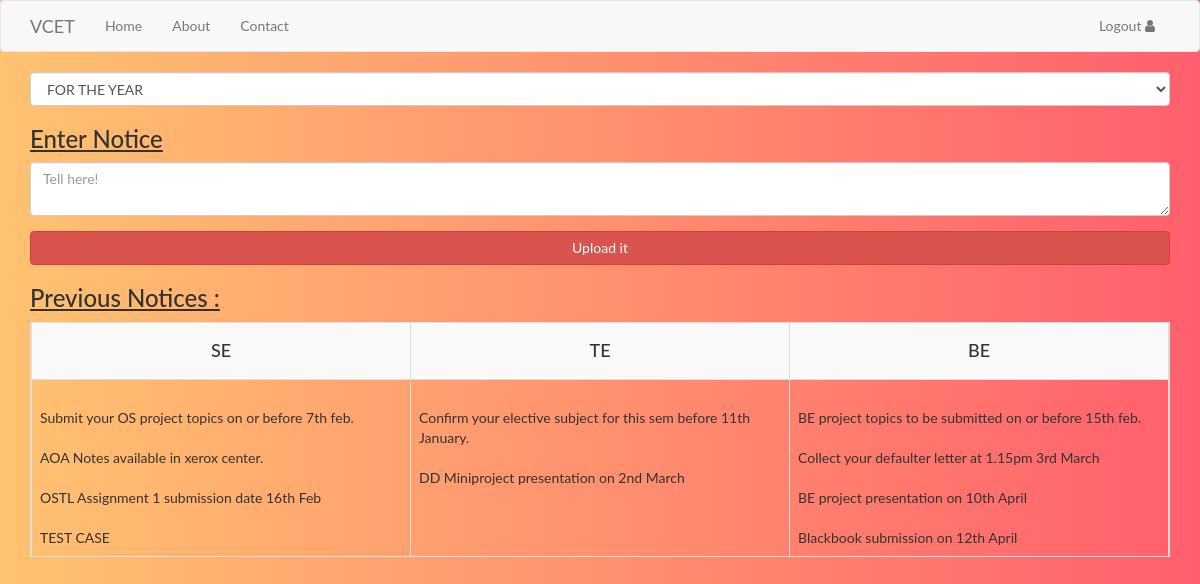
Page /notice.php on the committed database.
### tables this page shows
CREATE TABLE `notice` (
  `No` int(11) NOT NULL,
  `Year` varchar(2) NOT NULL,
  `Notice` text NOT NULL
);

### notice.php (the view, shortened to what this page needs)
<!DOCTYPE html>
<html>
<head>
	<link rel="stylesheet" type="text/css" href="css/bootstrap.css">
	<link rel="stylesheet" type="text/css" href="css/font-awesome.css">
	<link rel="stylesheet" type="text/css" href="css/styles/profile.css">
</head>
<body>
	<nav class="navbar navbar-default">
  		<div class="container">
			<div class="navbar-header">
	  			<a class="navbar-brand" href="#">VCET</a>
			</div>
			<div class="collapse navbar-collapse" id="bs-example-navbar-collapse-1">
				<ul class="nav navbar-nav">
					<li><a href="teacherProfile.php">Home</a></li>
					<li><a href="about.html">About</a></li>
					<li><a href="contactus.html">Contact</a></li>
				</ul>
				<ul class="nav navbar-nav navbar-right">
					<li class="dropdown">
		  				<a href="logout.php" aria-expanded="false">Logout <i class="fa fa-user" aria-hidden="true"></i></a>
					</li>
				</ul>
			</div>
  		</div>
	</nav>
		<div class="container">
		<form action="notice.php" method="post">
		<div class="form-group">
		<select name="year" class="form-control">
			<option value="">FOR THE YEAR</option>
		</select>
		</div>
		<div class="form-group">
			<u><h3>Enter Notice</u></h3>
			<textarea class="form-control" placeholder="Tell here!" name="textt"></textarea>
		</div>
		<button class="btn btn-md btn-danger btn-block" type="submit" name="submit"> <i class="fa fa-pen" aria-hidden="true"></i>Upload it</button>
		</form>
		<h3><u>Previous Notices :</u></h3>
		<table class="table table-striped table-bordered">
		<tr class="row">
			<th class="col-md-4 text-center"><h4>SE</h4></th>
			<th class="col-md-4 text-center"><h4>TE</h4></th>
			<th class="col-md-4 text-center"><h4>BE</h4></th>
		</tr>
		<tr class="row">
		<?php
		$db=mysqli_connect("localhost","root","","cms");
		$result=mysqli_query($db,"select * from notice;");
		while($row=mysqli_fetch_array($result)){
		?>
		<td class="col-md-4"><?php echo nl2br($row['Notice']);?></td>
		<?php
		}
		?>
		</tr>
		</table>
		</div>
	</body>
</html>

### css/styles/profile.css (style rules this page uses)
html, body, .container { height: 100%; }
body { background: #FF5F6D; background: -webkit-linear-gradient(to right, #FFC371, #FF5F6D); background: linear-gradient(to right, #FFC371, #FF5F6D); font-family: Lato; }

### rows in the picture
notice: Notice "Submit your OS project topics on or before 7th feb. AOA Notes available in xerox center. OSTL Assignment 1 submission date 16th Feb TEST CASE"
notice: Notice "Confirm your elective subject for this sem before 11th January. DD Miniproject presentation on 2nd March"
notice: Notice "BE project topics to be submitted on or before 15th feb. Collect your defaulter letter at 1.15pm 3rd March BE project presentation on 10th April Blackbook submission on 12th April"
